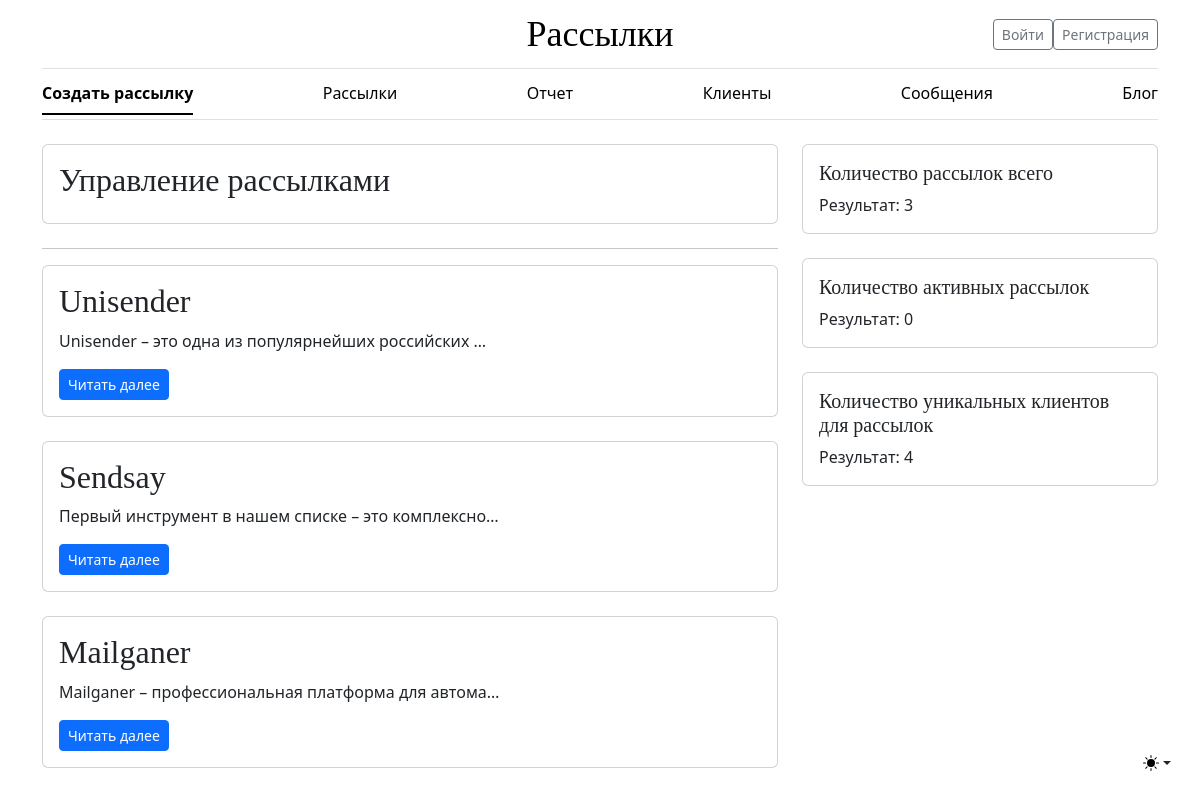
The page / on the database its author committed.
### blog/models.py (models this page shows, shortened)
class Blog(models.Model):
    title = models.CharField(max_length=255, verbose_name='Название статьи')
    content = models.TextField(verbose_name='Статья')
    picture = models.ImageField(upload_to="media/photos/%Y/%m/%d/", verbose_name='Картинка', **NULLABLE)
    time_create = models.DateTimeField(auto_now_add=True, verbose_name='Дата создания')
    views = models.IntegerField(default=0, verbose_name='Количество просмотров')

### mailing/views.py (the view)
# urls.py: path('', IndexView.as_view(), name='index_list'),
class IndexView(generic.ListView):
    def get(self, request, *args, **kwargs):
        context = {
            'title': 'Главная',
        }
        return render(request, 'mailing/index.html', context)

### mailing/templatetags/index_tags.py (called while the page is built)
@register.simple_tag()
def total_mailing_number():
    return Setting.objects.count()

@register.simple_tag()
def active_mailing_number():
    return Setting.objects.filter(mailing_status='active').count()

@register.simple_tag()
def unique_customers_number():
    return Client.objects.distinct().count()

@register.simple_tag()
def get_random_articles():
    articles = Blog.objects.all()
    if articles.count() >= 3:
        random_articles = sample(list(articles), 3)
    else:
        random_articles = articles
    return random_articles

### mailing/templates/mailing/index.html
{% extends 'mailing/base.html' %}
{% load index_tags %}
{% block content %}
<div class="container mt-4">
    <div class="row">
        <div class="col-md-8">
            <div class="card mb-4">
                <div class="card-body">
                    <h2 class="card-title">Управление рассылками</h2>
                </div>
            </div>
            <hr>
            {% get_random_articles as random_articles %}
            {% for article in random_articles %}
            <div class="card mb-4">
                <div class="card-body">
                    <h2 class="card-title">{{ article.title }}</h2>
                    <p class="card-text">{{ article.content|truncatechars:50 }}</p>
                    <a href="{% url 'blog:blog_detail' article.pk %}" class="btn btn-primary btn-sm">Читать далее</a>
                </div>
            </div>
            {% endfor %}
        </div>
        <div class="col-md-4">
            <aside>
                <div class="card mb-4">
                    <div class="card-body">
                        <h5 class="card-title">Количество рассылок всего</h5>
                        <p class="card-text">Результат: {% total_mailing_number %}</p>
                    </div>
                </div>
                <div class="card mb-4">
                    <div class="card-body">
                        <h5 class="card-title">Количество активных рассылок</h5>
                        <p class="card-text">Результат: {% active_mailing_number %}</p>
                    </div>
                </div>
                <div class="card mb-4">
                    <div class="card-body">
                        <h5 class="card-title">Количество уникальных клиентов для рассылок</h5>
                        <p class="card-text">Результат: {% unique_customers_number %}</p>
                    </div>
                </div>
            </aside>
        </div>
    </div>
</div>
{% endblock %}

### static/css/blog.css (style rules this page uses)
h1, h2, h3, h4, h5, h6 { font-family: "Playfair Display", Georgia, "Times New Roman", serif; }

### rows shown on the page
Blog: title "Unisender", content "Unisender – это одна из популярнейших российских …"
Blog: title "Sendsay", content "Первый инструмент в нашем списке – это комплексно…"
Blog: title "Mailganer", content "Mailganer – профессиональная платформа для автома…"
